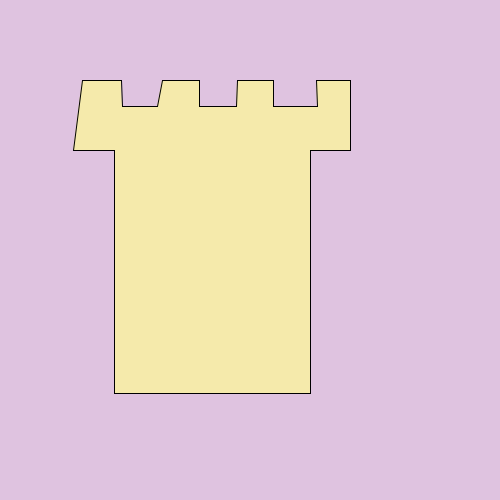
Frame 1 (no input)
Frame 60 (the mouse pressed at the canvas centre just before this capture): identical to frame 1, image omitted
Frame 120 (the mouse held since frame 60 and released just before this capture): identical to frame 1, image omitted

The Processing sketch that drew this single still picture (run headless with seeded random() and noise(); from frame 60 on, the mouse is pressed at the canvas centre):

// Processing sketch: sketch_220624c
// ── sketch_220624c.pde
// Demo of custom shapes

void setup() {
  size(500, 500);
  background(#DFC3E0);
  
  
 //castle
 
 fill(#F5EAAB);
  beginShape();
  vertex(148, 393);
vertex(310, 393);
vertex(310, 150);
vertex(350, 150);
vertex(350, 80);
vertex(316, 80);
vertex(317, 106);
vertex(273, 106);
vertex(273, 80);
vertex(237, 80);
vertex(236, 106);
vertex(199, 106);
vertex(199, 80);
vertex(162, 80);
vertex(157, 106);
vertex(122, 106);
vertex(121, 80);
vertex(82, 80);
vertex(73, 150);
vertex(114, 150);
  vertex(114, 393);

  // vertex(190, 300); // puts line on bottom of shape OR ENDSHAPE
  
  endShape(CLOSE);

  
}

void draw() {}

void mousePressed() {
  println(mouseX, mouseY);
  strokeWeight(6);
  point(mouseX, mouseY);
  
  // When you click you can put down a point on the canvas
}
